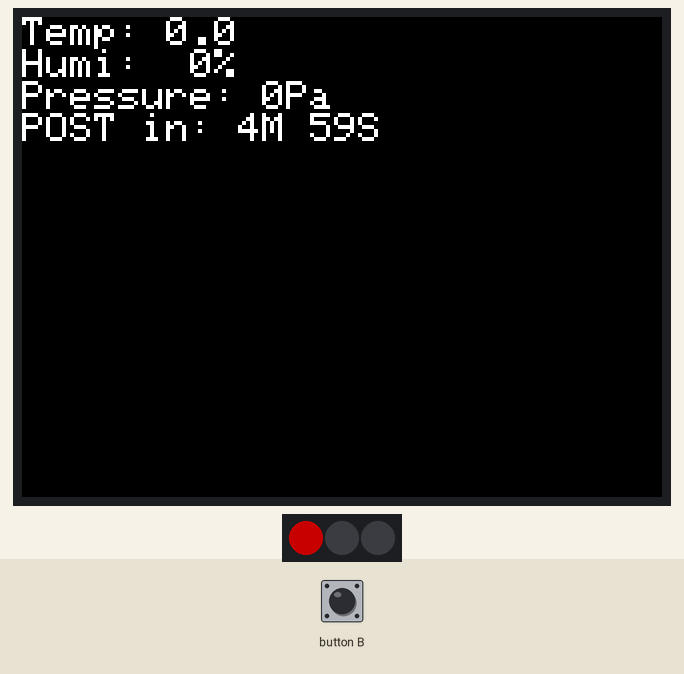
Simulated run of this program. Board: ESP32. Parts: 320×240 colour display, 3 RGB LEDs in strip order, left to right. The test bench sets the inputs (shaded band). Dim RGB values are drawn brighter than linear; WiFi joins after 1.5 s; servers stay silent unless stated; uploads are accepted with an empty reply; not simulated (calls return 0 or success): M5_ENV.h.

Above: at 1.7 s.
1.8 s: button B pressed for 0.15 s
At 2.35 s:
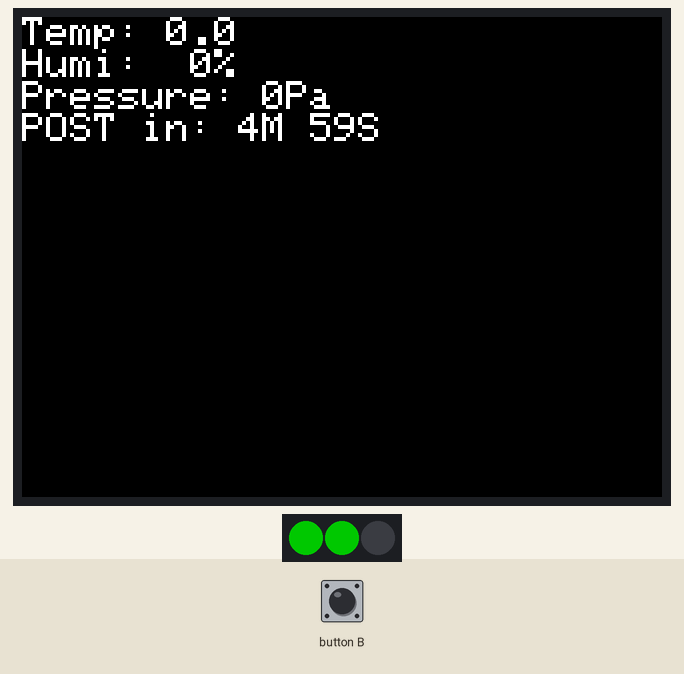
2.5 s: button B pressed for 1 s
At 3.44 s:
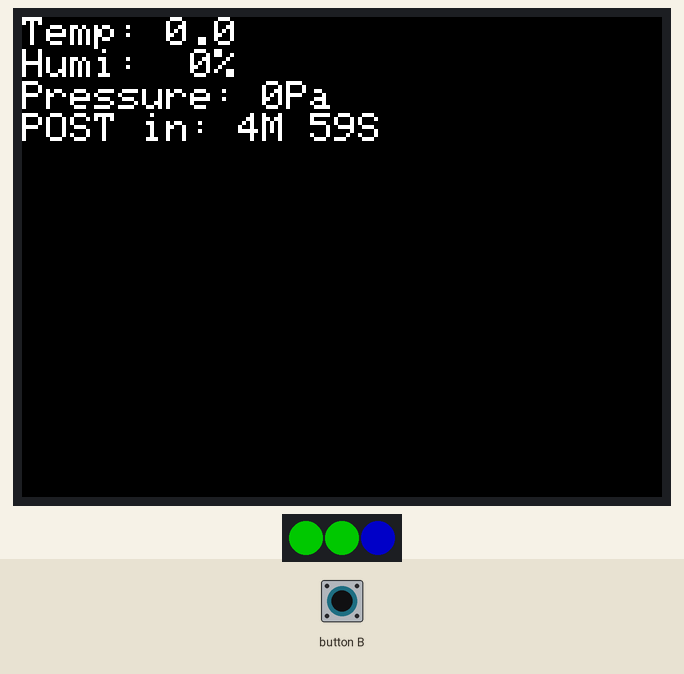
5.0 s: button B pressed for 0.15 s
At 5.8 s:
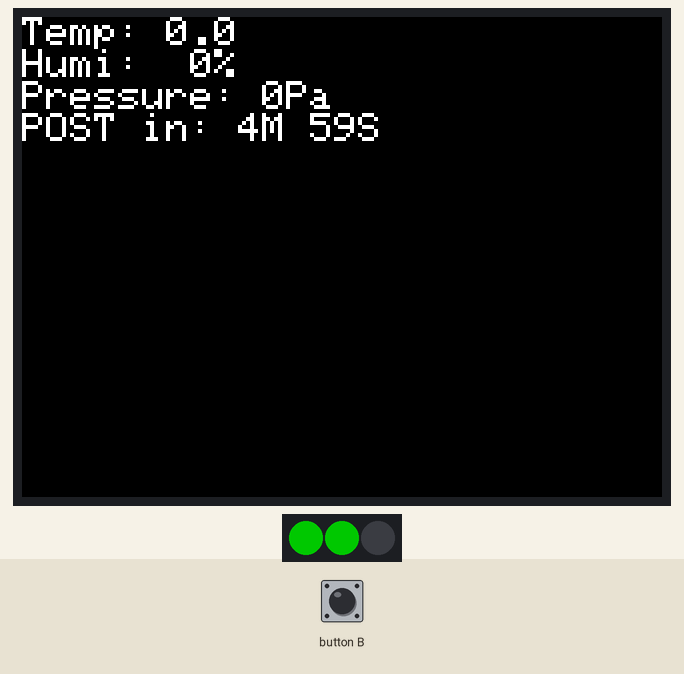
Timing chart, 0 to 8.0 s (numbered marks = the images above; inputs shaded):
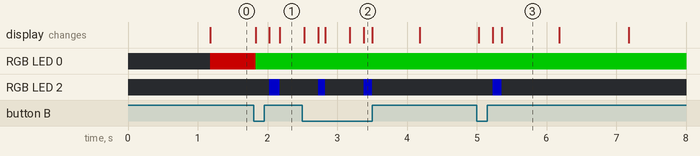

The program:

main.cpp
```cpp
#include <M5Stack.h>
#include "M5_ENV.h"
#include <WiFi.h>
#include <HTTPClient.h>
#include <Adafruit_NeoPixel.h>
#include <AsyncTimer.h>

#define LED_PIN 26
#define NUMPIXELS 3

SHT3X sht30;
QMP6988 qmp6988;
Adafruit_NeoPixel pixels = Adafruit_NeoPixel( // Create object for the 3 LEDs
	NUMPIXELS, LED_PIN,
	NEO_GRB + NEO_KHZ800
);

String controller_codename = "school-client"; // The controllers codename
String secret = "HdQJEaxDn0WBBFfhh7hoUiXyPw5ZyLbz5PGp9plbb4lIwPe7nQ"; // The secret-key to be used in the POST-request
String url = "http://192.168.1.125:5000/api/v1/upload"; // The server url

const char *ssid = "small-network"; // The network name
const char *password = "kagemand123"; // The network password

float tmp = 0.0;
float hum = 0.0;
float pressure = 0.0;

unsigned long postDelay = 1000 * 60 * 5 ; // Post every 5 minutes
unsigned long sensorDelay = 1000; // Get sensor data every second
int delayCounter = postDelay - 1000; // POST-countdown offset

AsyncTimer startupTimeout;
AsyncTimer postLoop;
AsyncTimer sensorLoop;

const int buttonPin = 38;
int buttonState = 0;

// POST the sensor data to the server
void postSensorData() {
	delayCounter = postDelay - 1000;
	if (WiFi.isConnected()) {
			HTTPClient http;
			http.begin(url.c_str());
			http.addHeader("Content-Type", "application/json");
			String json = "{\"secret\":\""+secret+"\", \"controller_codename\": \""+controller_codename+"\", \"data\": {\"T\":"+tmp+", \"H\":"+hum+", \"P\":"+pressure+"}}";
			int respCode = http.POST(json);

			if (respCode == 200) {
				pixels.setPixelColor(1, pixels.Color(0, 100, 0)); // Green
				pixels.setPixelColor(2, pixels.Color(0, 0, 100)); // Blue
				pixels.show();
				delay(100);
				pixels.setPixelColor(2, pixels.Color(0, 0, 0)); // Off
				pixels.show();
			} else {
				pixels.setPixelColor(1, pixels.Color(100, 0, 0)); // Red
				pixels.show();
			}

			http.end();
		}
}

// Get data from sensors and display it on the display
void getSensorData() {
	pressure = qmp6988.calcPressure();
	if (sht30.get() == 0) {
		tmp = sht30.cTemp;

		hum = sht30.humidity;
	} else {
		tmp = 0, hum = 0;
	}
	M5.lcd.fillRect(0, 20, 100, 60, BLACK);

	M5.lcd.setCursor(0, 0);
	if (WiFi.isConnected()) {
		pixels.setPixelColor(0, pixels.Color(0, 100, 0)); // Green
	} else {
		pixels.setPixelColor(0, pixels.Color(100, 0, 0)); // Red
	}
	pixels.show();
	int minutes = (delayCounter / 1000) / 60;
	int seconds = (delayCounter / 1000) % 60;
	M5.Lcd.printf("Temp: %2.1f  \r\nHumi: %2.0f%%  \r\nPressure:%2.0fPa  \r\nPOST in: %1iM %2iS\r\n", tmp, hum, pressure, minutes, seconds);
	delayCounter -= 1000;
}

// Get and POST data on startup to check if we recieve status code 200
void startup() {
	getSensorData();
	postSensorData();
}

// Initialize devices and start async loops
void setup() {
	M5.begin();
	M5.Power.begin();
	M5.lcd.setTextSize(2);
	Serial.begin(115200);
	WiFi.begin(ssid, password);
	pixels.begin();
	qmp6988.init();

	pinMode(buttonPin, INPUT);

	startupTimeout.setTimeout(startup, 3000);

	sensorLoop.setInterval(getSensorData, sensorDelay);
	postLoop.setInterval(postSensorData, postDelay);
}

// Handle loops and button
void loop() {
	startupTimeout.handle();
	sensorLoop.handle();
	postLoop.handle();
	if (digitalRead(buttonPin) == LOW && buttonState==0) {
		buttonState = 1;
		getSensorData();
		postSensorData();
	} else if (digitalRead(buttonPin) == HIGH) {
		buttonState = 0;
	}
}
```
